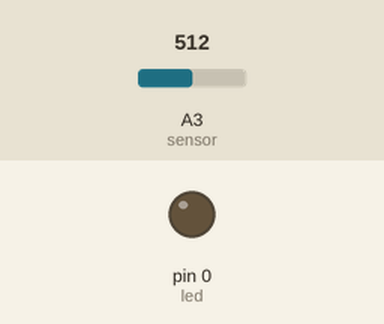
Simulated run of this sketch. Board: Arduino Uno, built with avr-gcc and run on an emulated ATmega328P. On the bench: output pins drawn as LEDs (lit = HIGH). The inputs (shaded band) are chosen by the test bench; at power-on: A3 (sensor) = 512.

Above: at 1.2 s.
1.3 s: A3 (sensor) set to 521
At 2.2 s:
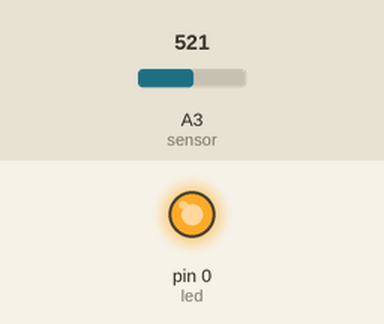
2.8 s: A3 (sensor) set to 511
At 3.4 s:
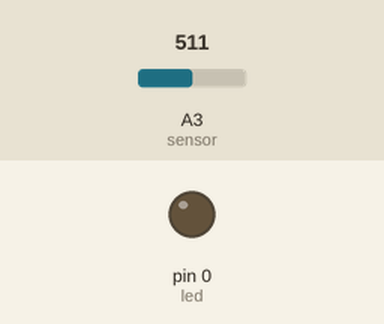
4.3 s: A3 (sensor) set to 716
At 5.7 s:
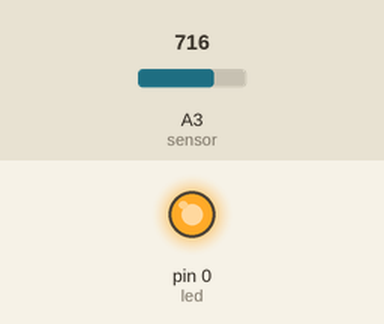
Timing chart, 0 to 7.3 s (numbered marks = the images above; inputs shaded):
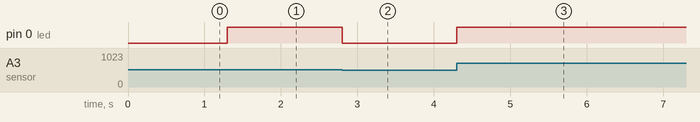

The sketch:

code.ino
```cpp
#define led 0

int val = 0;
int sensor = A3;

void setup()
{
  pinMode(led, OUTPUT);
  pinMode(sensor, INPUT);
}

void loop()
{
  val = analogRead(sensor);
  val = map(val, 0, 1023, 0, 255);
  analogWrite(led, val);
}
```

Measured:
- the behaviour switches between 513 and 514 on A3 (sensor) (found by bisection; images 0 and 1)
- after the input at 1.3 s, pin 0 (led): LOW → HIGH at once
- after the input at 2.8 s, pin 0 (led): HIGH → LOW at once
- after the input at 4.3 s, pin 0 (led): LOW → HIGH at once
